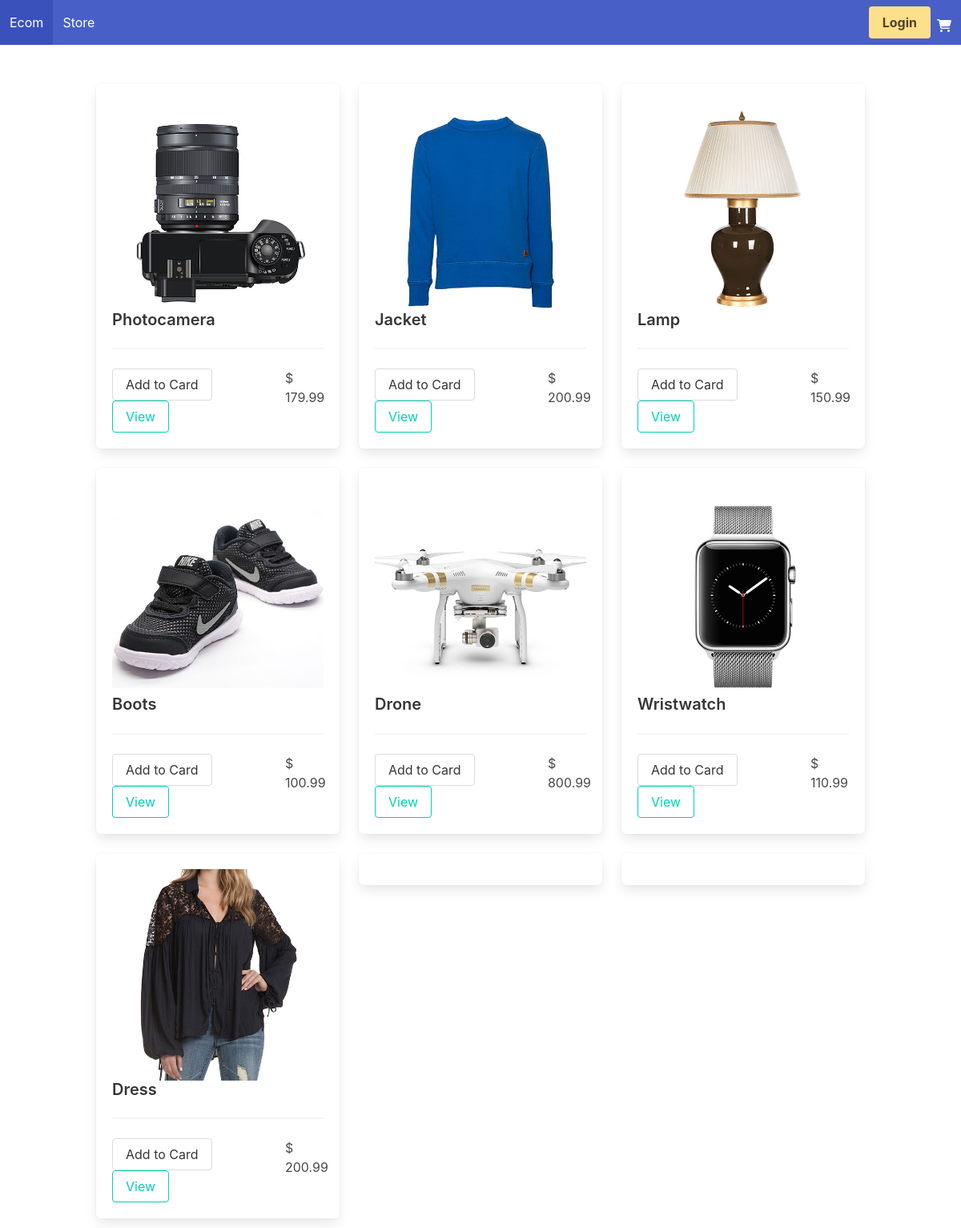
The page / on the database its author committed.
### blog/models.py (models this page shows, shortened)
class Product(models.Model):
    name=models.CharField(max_length=255)
    image=models.ImageField()
    price=models.IntegerField()

### blog/views.py (the view)
# urls.py: path('', index, name='index'),
def index(request):
    products=Product.objects.all()
    return render(request, 'base.html', {'products': products})

### templates/base.html (shortened to what this page needs)
{% load static %}
<!DOCTYPE html>
<html lang="en">
<head>
    <link rel="stylesheet" href="https://cdnjs.cloudflare.com/ajax/libs/bulma/0.9.4/css/bulma.min.css" />
    <link rel="stylesheet" href="https://cdnjs.cloudflare.com/ajax/libs/font-awesome/6.3.0/css/all.min.css" />
</head>
<body>
    <nav class="navbar is-link" role="navigation" aria-label="main navigation">
        <div class="navbar-brand">
          <a class="navbar-item" href="https://bulma.io">
            <h1>Ecom</h1>
          </a>
        </div>
        <div id="navbarBasicExample" class="navbar-menu">
          <div class="navbar-start">
            <a class="navbar-item">
            Store
            </a>
              </div>
            </div>
          <div class="navbar-end">
            <div class="navbar-item">
              <div class="buttons">
                <a class="button is-warning">
                  <strong>Login</strong>
                </a>
                    <i class="fa-solid fa-cart-shopping"></i>
              </div>
            </div>
          </div>
      </nav>
  <div class="container"> <br><br>
    <div class="columns is-multiline">
     {% for product in products %}
      <div class="column is-4">
        <div class="box">
          <figure class="image">
            <img src="{{product.image.url}}" alt="">
          </figure>
          <h1 class="title is-size-5">{{product.name}}</h1>
          <hr>
          <div class="columns">
            <div class="column is-9">
              <a href=""><button  class="button" type="submit"><h2 class="is-family-sans-serif"> Add to Card</h2></button></a>
              <a href=""><button  class="button is-primary is-outlined" type="submit"> View</button></a>
            </div>
            <div class="column">
              $ {{product.price}}.99
            </div>
          </div>
        </div>
      </div>
      {% endfor %}
      <div class="column">
        <div class="box">
        </div>
      </div>
      <div class="column">
        <div class="box">
        </div>
      </div>
    </div>
  </div>
</body>
</html>

### rows shown on the page
Product: image (picture), name "Photocamera", price "179"
Product: image (picture), name "Jacket", price "200"
Product: image (picture), name "Lamp", price "150"
Product: image (picture), name "Boots", price "100"
Product: image (picture), name "Drone", price "800"
Product: image (picture), name "Wristwatch", price "110"
Product: image (picture), name "Dress", price "200"
